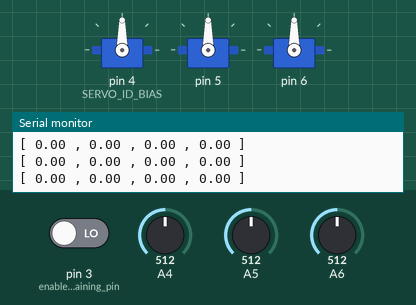
Bench run of a sketch on a simulated Arduino Uno, built with avr-gcc and run on an emulated ATmega328P. Shown: 3 × servo, the last lines printed to the serial monitor. Inputs (shaded band) come from the test bench; at power-on: pin 3 (enable_training_pin) LOW, A4 = 512, A5 = 512, A6 = 512.

Above: at 1.3 s.
1.4 s: pin 3 (enable_training_pin) driven HIGH
At 2.1 s:
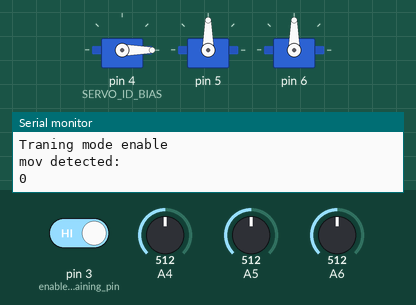
2.9 s: A4 set to 716
At 3.2 s:
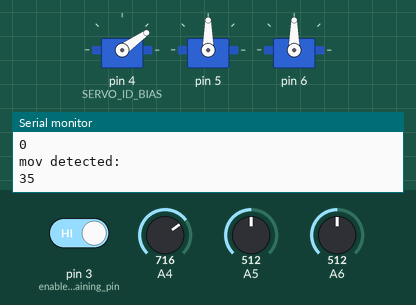
4.4 s: A5 set to 475
5.9 s: A5 set to 456
At 6.7 s:
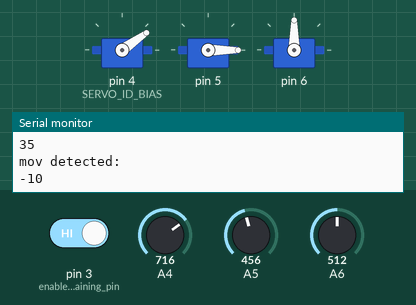
7.4 s: A6 set to 483
8.9 s: A6 set to 451
At 10.2 s:
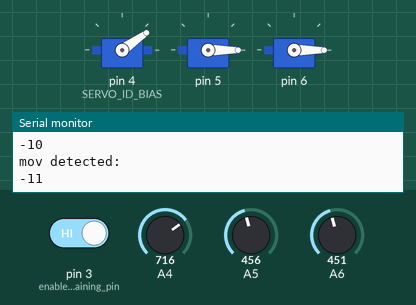
Timing chart, 0 to 11.4 s (numbered marks = the images above; inputs shaded):
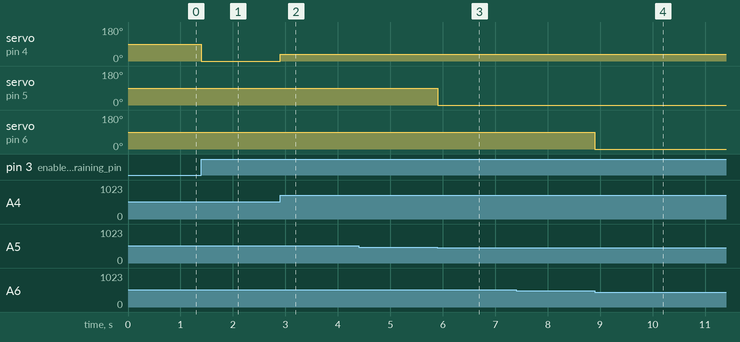

The sketch:

braco_afonso_v_3.ino
```cpp
#include <Servo.h>

//============================================================
//        Declaring variables
//============================================================


//Arm sizes and initial angles
double A_Zero = 11;
double A_Um = 16;

int enable_training_pin = 3;

String inString = "";

static const int BASE_Z = 0;
static const int BASE_Y = 1;
static const int BRACO_Y = 2;
static const int SERVO_ID_BIAS = 4;
static const int SERVO_INIT_POS = 90;
static const int SERVO_POS_BIAS = SERVO_INIT_POS;


Servo servos[3];

int servos_pos[3];

//============================================================
//        Main Methods
//============================================================


void setup() { // Open serial communications and wait for port to open:
  initSerial();
  userIntro();
  initServos();

  int theta[3];

  double mat[4][4];
  double resultado[4][4];
  identity(&mat[0][0]);

  forwardKinematic(theta, A_Zero, A_Um, &mat[0][0], &resultado[0][0]);
  imprimir(resultado);

}

void loop() {
  //receiveData();

  if (digitalRead(enable_training_pin) == HIGH) {
    executeMovs(traningMode());
  }

}

//============================================================
//        Second line Methods
//============================================================


void operationMode() {
  int enable_traning = digitalRead(enable_training_pin);
  if (enable_traning == HIGH) {
    //traninig mode activate
  } else {
    // traning mode deactivate
  }
}

void receiveData() {
  int motor_number = 0;
  while (Serial.available() > 0) {
    identifyFunctionAndActions(motor_number);
  }
}

void identifyFunctionAndActions(int qnt) {
  int inChar = Serial.read();
  if (isDigit(inChar)) {
    inString += (char)inChar;

  } else if (inChar == '|') {

    savePos(qnt, (int) inString.toInt());
    inString = "";
    qnt++;

  } else if (inChar == '\n') {
    inString = "";
    qnt = 0;
    Serial.println("finalizou");
  }
  if (qnt == 3) {
    moveServos();//pos_base_y,  pos_base_z,  pos_braco);
  }
}

//Em contstrucao
void executeMovs(String movs) {
  int servo_id = -1;
  for (int i = 0; i < movs.length(); i++) {
    int inChar = movs[i];
    if (isDigit(inChar)) {
      inString += (char)inChar;

    } else if (inChar == '<') {
      // identify motor
      servo_id  = inString.toInt();
      Serial.println("Servo_id");
      Serial.println(servo_id);
      inString = "";

    } else if (inChar == '|') {

      //change here
      moveServo(servo_id, (int) inString.toInt());
      //servos[servo_id].write((int) inString.toInt());
      inString = "";
      delay(100);


    } else if (inChar == '\n') {
      inString = "";

      Serial.println("finalizou");
    }

  }
}

//============================================================
//        Operations
//============================================================

String traningMode() {

  boolean enable = (boolean)digitalRead(3);
  if (enable == true) {
    Serial.println("Traning mode enable");
  }
  String movs;
  int potpos;
  int last_mov[3];
  int potpin = 4;

  while (enable) {
    for (int i = potpin; i < potpin + 3; i++) {

      potpos = map(analogRead(i), 0, 1023, -90, 90);

      if (!areThisEqual(potpos, last_mov[i - potpin])) {
        int servo_id = i - potpin;
        movs = addMotor(servo_id, potpos, movs);
        Serial.println("mov detected: ");
        Serial.println(potpos);
        last_mov[servo_id] = potpos;
        servos[servo_id].write(potpos);
        delay(25);
      }


    }
    enable = (boolean)digitalRead(3);
    if (enable == false) {
      Serial.println("ending...");
      Serial.print("movs: ");
      Serial.println(movs);
    }
  }
  return movs;
}

String addMotor(int servo_id, int potpos, String mov) {

  mov.concat(String(servo_id));
  mov.concat("<");
  mov.concat(String(potpos));
  mov.concat("|");

  return mov;
}

//============================================================
//        Setup Methods
//============================================================

void initSerial() {
  Serial.begin(9600);
  while (!Serial) {
    ; // wait for serial port to connect. Needed for native USB port only
  }
}

void userIntro() {
  Serial.println("");
  Serial.println("Braco robótico");
  Serial.println("Para o controle direto dos motores, estreva: pos_base_y|pos_base_z|pos_braco|");
  Serial.println("exemplo: 80|90|100|");
}

void initServos() {

  for ( int servo_id = BASE_Z; servo_id < BRACO_Y + 1; servo_id++) {
    servos[servo_id].attach(SERVO_ID_BIAS + servo_id);
    servos_pos[servo_id] = SERVO_INIT_POS;
  }

}

//============================================================
//         Servo Moviment Control and methods
//============================================================

void moveServo(int servo_id, int servo_pos) {


  servos[servo_id].write(servos_pos[servo_id] + SERVO_POS_BIAS);

}

void moveServos() {

  for ( int servo_id = BASE_Z; servo_id < BRACO_Y + 1; servo_id++) {

    servos[servo_id].write(servos_pos[servo_id] + SERVO_POS_BIAS);
  }
}

void savePos(int servo_id, int pos) {
  servos_pos[servo_id] = pos;
}


//============================================================
//         Utils
//============================================================

//with filter
boolean areThisEqual(int a, int b) {

  if (b < a - 8 || b > a + 8) {
    return false;
  } else return true;
}

//============================================================
//         Kinematics
//============================================================

/*
                       a1 = 16 cm
               (rotY) .__________
                      |
                      |
   a0 = 11 cm         |
                      |
                      .(rotZ&rotY)


        M02  =  RotationZ(theta0 + 0)*RotationY(theta1 + 0)*TranslationZ(A0)*RotationY(theta2 + 90)*TranslationZ(A1)

*/


void inverseKinematic(double x, double y, double z) {

  static const int A_Zero = 11;
  static const int A_Um = 16;

  double w    = sqrt(pow(x, 2) + pow(y, 2));
  double gama = sqrt(pow(w, 2) + pow(z, 2));
  double alfa = acos((pow(A_Um, 2) - pow(gama, 2) - pow(A_Zero, 2)) / (-2 * gama * A_Zero));

  double teta0 = atan(y / x) * 360 / (2 * M_PI);
  double teta1 = (acos(z / gama) - alfa) * 360 / (2 * M_PI);
  double teta2 = (-1 * acos((pow(gama, 2) - pow(A_Zero, 2) - pow(A_Um, 2)) / (-2 * A_Zero * A_Um)) + M_PI / 2) * 360 / (2 * M_PI);

}


void forwardKinematic(int theta[3], double A_Zero, double A_Um, double *mat, double *result)
{
  static const double theta0_bias = 0;
  static const double theta1_bias = 0;
  static const double theta2_bias = 90;

  theta[0] = (theta[0] + theta0_bias)*(2*M_PI/360);
  theta[1] = (theta[1] + theta1_bias)*(2*M_PI/360);
  theta[2] = (theta[2] + theta2_bias)*(2*M_PI/360);

  double mat1[4][4];
  rotateZ(mat, theta[0], &mat1[0][0]);
  double mat2[4][4];
  rotateY(&mat1[0][0], theta[1], &mat2[0][0]);
  double mat3[4][4];
  translateZ(&mat2[0][0], A_Zero, &mat3[0][0]);
  double mat4[4][4];
  rotateY(&mat3[0][0], theta[2], &mat4[0][0]);
  double mat5[4][4];
  translateZ(&mat4[0][0], A_Um, &mat5[0][0]);

  equalize(&mat5[0][0], result);
}


//Rotation methods
void rotateY(double *base, double theta, double *result) {

  double rotY[4][4] = {{ cos(theta), 0, sin(theta), 0},
                       {0, 1, 0, 0},
                       {-sin(theta), 0, cos(theta), 0},
                       {0, 0, 0, 1}
  };

  mMatriz(base, &rotY[0][0], result);

}

void rotateZ(double *base, double theta, double *result) {

  double rotZ[4][4] = {{cos(theta), -sin(theta), 0, 0},
                        {sin(theta), cos(theta), 0, 0},
                        {0, 0, 1, 0},
                        {0, 0, 0, 1}
  };

  mMatriz(base, &rotZ[0][0], result);
}

void translateZ(double *base, double translation, double *result) {

  double transMatrix[4][4] =  {{1, 0, 0, 0},
                               {0, 1, 0, 0},
                               {0, 0, 1, translation},
                               {0, 0, 0, 1}
  };

  mMatriz(base, &transMatrix[0][0], result);

}

void mMatriz(double *a, double *b, double *result) {
  for (int i = 0; i < 4; i++){
    for (int j = 0; j < 4; j++){
      result[i * 4 + j] = 0;
      for (int k = 0; k < 4; k++)
        result[i * 4 + j] = result[i * 4 + j] + a[i * 4 + k] * b[k * 4 + j];
    }
  }
}

void identityMatrix(double *mat) {
  for (int t = 0; t < 4; t++) {
    mat[t * 4 + t] = 1;
  }
}

void equalize (double *p, double *q)
{
  q = p;
}

void imprimir(double m[4][4]) {
  for (int i = 0; i <= 3; i++) {
    Serial.print("[ ");
    for (int j = 0; j <= 3; j++) {
      Serial.print(m[i][j]);
      if (j < 3) Serial.print(" , ");
      else Serial.println(" ]");
    }
  }
}

void identity(double *mat)
{
  int row, col;
  int num = 4;

  for (row = 0; row < num; row++)
  {
    for (col = 0; col < num; col++)
    {
      // Checking if row is equal to column
      if (row == col)
        mat[row * num + col] = 1;
      else
        mat[row * num + col] = 0;
    }
  }
}
```

Measured:
- the behaviour switches between 467 and 466 on A5 (found by bisection; images 2 and 3)
- the behaviour switches between 467 and 466 on A6 (found by bisection; images 3 and 4)
- after the input at 1.4 s, servo on pin 4 (SERVO_ID_BIAS): 90° → 0° at once
- after the input at 2.9 s, servo on pin 4 (SERVO_ID_BIAS): 0° → 35° at once
- after the input at 4.4 s, every drawn part: stays the same
- after the input at 5.9 s, servo on pin 5: 90° → 0° at once
- after the input at 7.4 s, every drawn part: stays the same
- after the input at 8.9 s, servo on pin 6: 90° → 0° at once
